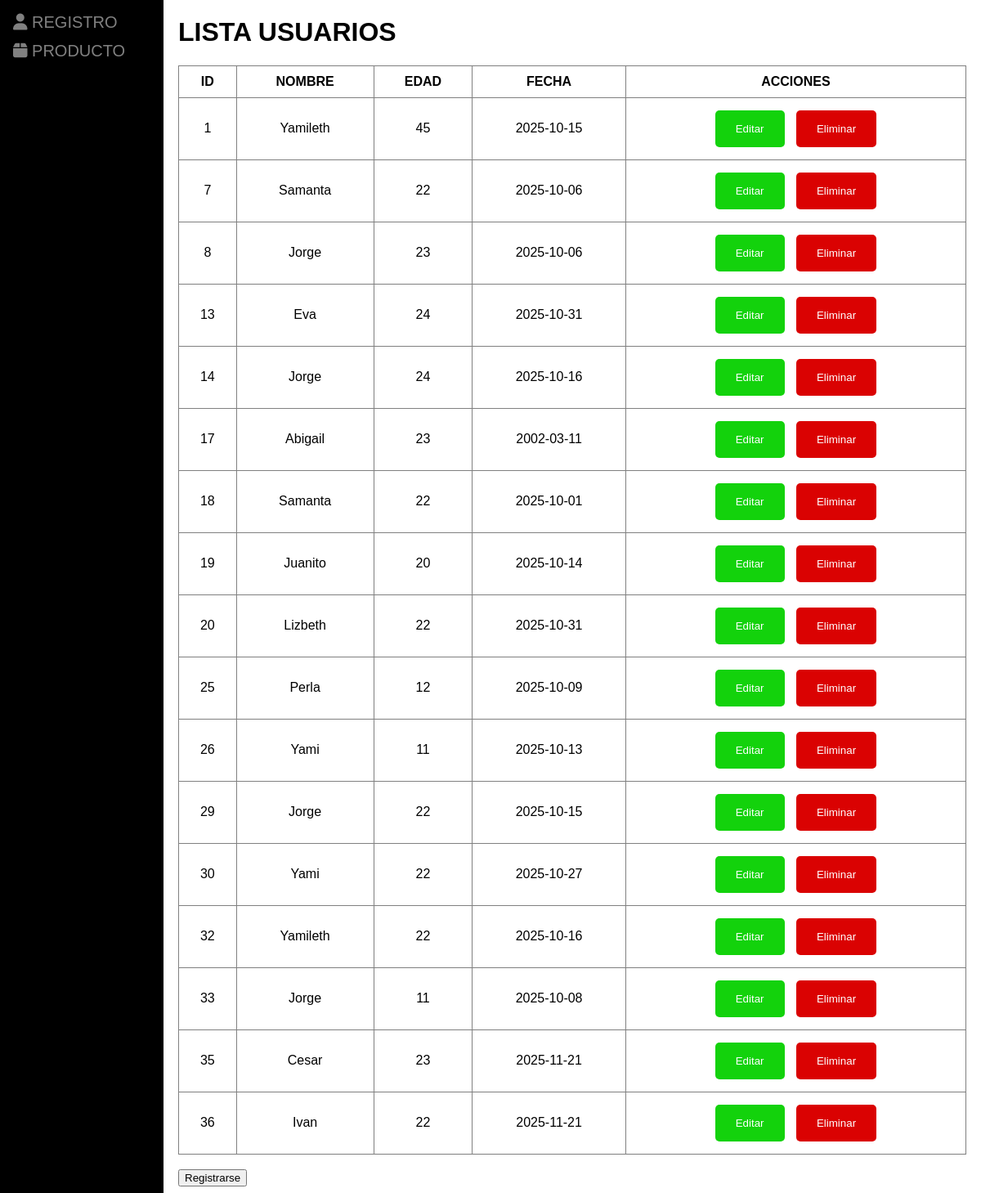
The app's page /index.php?action=consult with its own data.
### tables this page shows
CREATE TABLE `lista` (
  `id_list` int(11) NOT NULL AUTO_INCREMENT,
  `nombre` varchar(256) NOT NULL,
  `edad` int(11) NOT NULL,
  `fecha` date NOT NULL,
  `pass` varchar(256) NOT NULL,
  PRIMARY KEY (`id_list`)
);

### app/controllers/UserController.php (called while the page is built, shortened)
<?php
    include_once "config/db_connection.php";
    include_once "app/models/UserModel.php";
    class UserController{
        private $model;
        public function __construct($connection){
            $this->model = new UserModel($connection);
        }
        public function consultarUsuarios(){
            $usuarios = $this -> model -> consultarUsuarios();
            include "app/views/consult.php";
        }
    }

### app/models/UserModel.php (called while the page is built, shortened)
<?php
    class UserModel{
        private $connection;
        public function __construct($connection){
            $this->connection = $connection;
        }
        public function consultarUsuarios(){
            $sql_statement = "SELECT * FROM lista";
            $result = $this -> connection -> query($sql_statement);
            return $result;
        }
    }

### app/views/consult.php (the view, shortened to what this page needs)
<!DOCTYPE html>
<html lang="en">
<head>
    <link rel="stylesheet" href="public/css/consult.css?v=<?php echo time(); ?>">
</head>
<body>
    <div class="sidenav">
        <a href="index.php?controller=user&action=insert">
            <i class="fa-solid fa-user"></i> REGISTRO
        </a>
        <a href="index.php?controller=product&action=insertProduct">
            <i class="fa-solid fa-box"></i> PRODUCTO
        </a>
    </div>
    <div class="principal">
        <h1>LISTA USUARIOS</h1>
        <table border="1">
        <thead>
            <th>ID</th>
            <th>NOMBRE</th>
            <th>EDAD</th>
            <th>FECHA</th>
            <th>ACCIONES</th>
        </thead>
        <tbody>
            <?php
                while($row = $usuarios -> fetch_assoc()){
            ?>
                <tr>
                    <td><?php echo $row['id_list']; ?></td>
                    <td><?php echo $row['nombre']; ?></td>
                    <td><?php echo $row['edad']; ?></td>
                    <td><?php echo $row['fecha']; ?></td>
                    <td>
                        <a href="index.php?action=update&id=<?php echo $row['id_list']; ?>">
                            <button class="btn success">Editar</button>
                        </a>
                        <a href="index.php?action=delete&id=<?php echo $row['id_list']; ?>">
                            <button onclick="return confirm('¿Desea eliminar al usuario?')" class="btn danger">Eliminar</button>
                        </a>
                    </td>
                </tr>
            <?php
                }
            ?>
        </tbody>
    </table>
    <br>
    <a href="index.php?controller=user&action=insert">
        <button>Registrarse</button>
    </a>
    </div>
</body>
</html>

### index.php (shortened to what this page needs)
<?php
    include_once "config/db_connection.php";
    include_once "app/controllers/UserController.php";
    include_once "app/controllers/ReportController.php";
    $controller = isset($_GET['controller']) ? $_GET['controller'] : 'user';
    $action = isset($_GET['action']) ? $_GET['action'] : 'insert';
    switch($controller){
        case 'user':
            $controllerInstance = new UserController($connection);
            break;
    }
    switch($action){
    case 'consult':
        $controllerInstance->consultarUsuarios();
        break;
    }

### public/css/consult.css (style rules this page uses)
body { font-family: Verdana, Geneva, Tahoma, sans-serif; }
.sidenav { height: 100%; width: 200px; background-color: black; position: fixed; z-index: 1; overflow-x: hidden; padding-top: 10px; top: 0; left: 0; }
.sidenav a { padding: 6px 8px 6px 16px; font-size: 20px; color: gray; display: block; text-decoration: none; }
.principal { margin-left: 200px; padding: 0px 10px; }
table { border-collapse: collapse; width: 100%; text-align: center; }
th, td { padding: 10px; }
.btn { border: none; color: white; padding: 15px 25px; cursor: pointer; border-radius: 5px; margin: 5px; }
.success { background-color: rgb(19, 210, 12); }
.danger { background-color: rgb(218, 2, 2); }
a { text-decoration: none; }

### records on screen
lista: id_list "1", nombre "Yamileth", edad "45", fecha "2025-10-15"
lista: id_list "7", nombre "Samanta", edad "22", fecha "2025-10-06"
lista: id_list "8", nombre "Jorge", edad "23", fecha "2025-10-06"
lista: id_list "13", nombre "Eva", edad "24", fecha "2025-10-31"
lista: id_list "14", nombre "Jorge", edad "24", fecha "2025-10-16"
lista: id_list "17", nombre "Abigail", edad "23", fecha "2002-03-11"
lista: id_list "18", nombre "Samanta", edad "22", fecha "2025-10-01"
lista: id_list "19", nombre "Juanito", edad "20", fecha "2025-10-14"
lista: id_list "20", nombre "Lizbeth", edad "22", fecha "2025-10-31"
lista: id_list "25", nombre "Perla", edad "12", fecha "2025-10-09"
lista: id_list "26", nombre "Yami", edad "11", fecha "2025-10-13"
lista: id_list "29", nombre "Jorge", edad "22", fecha "2025-10-15"
lista: id_list "30", nombre "Yami", edad "22", fecha "2025-10-27"
lista: id_list "32", nombre "Yamileth", edad "22", fecha "2025-10-16"
lista: id_list "33", nombre "Jorge", edad "11", fecha "2025-10-08"
lista: id_list "35", nombre "Cesar", edad "23", fecha "2025-11-21"
lista: id_list "36", nombre "Ivan", edad "22", fecha "2025-11-21"
